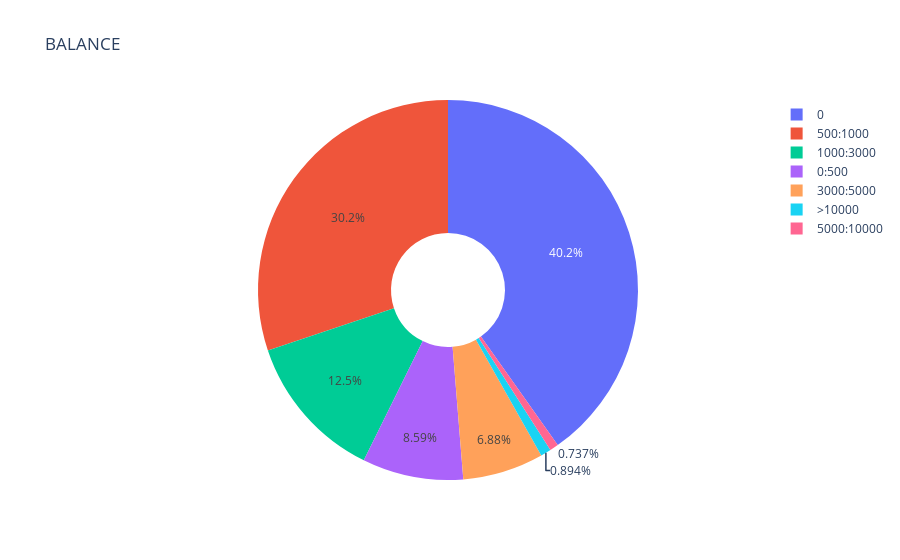
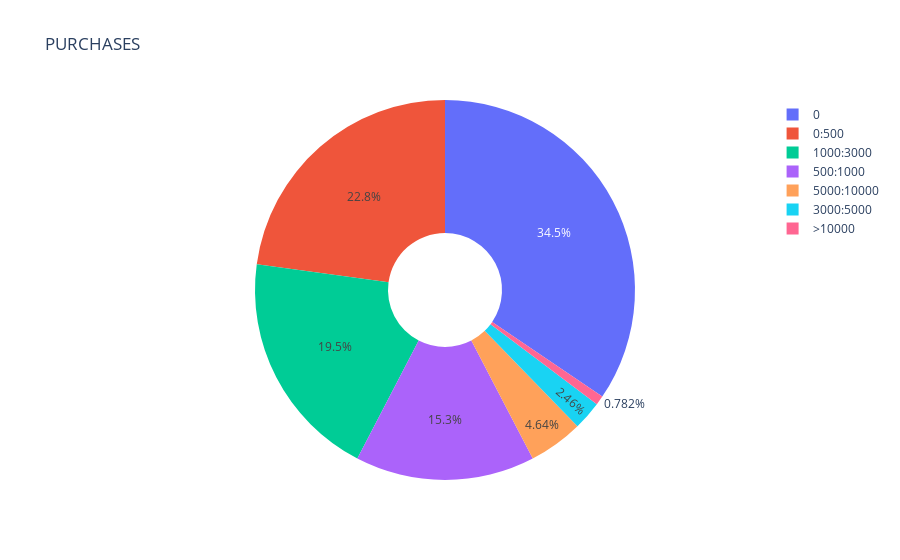
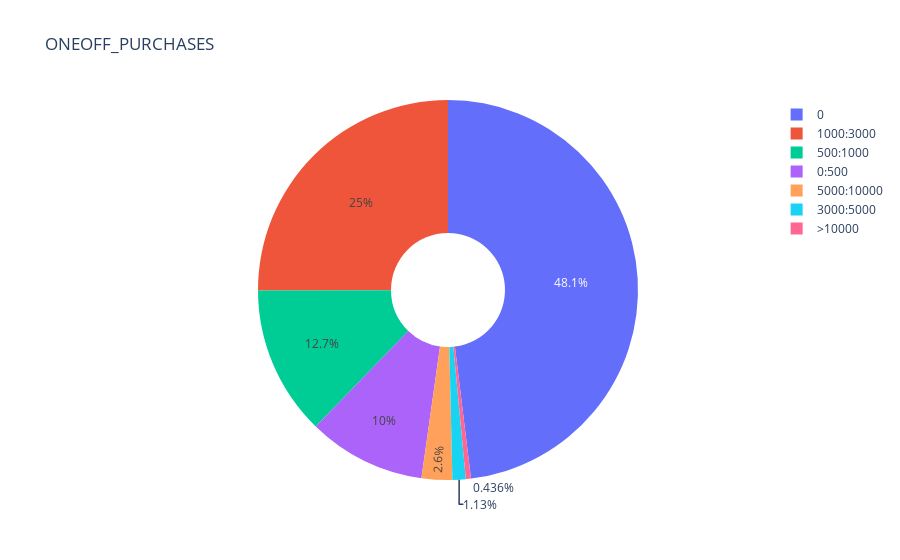
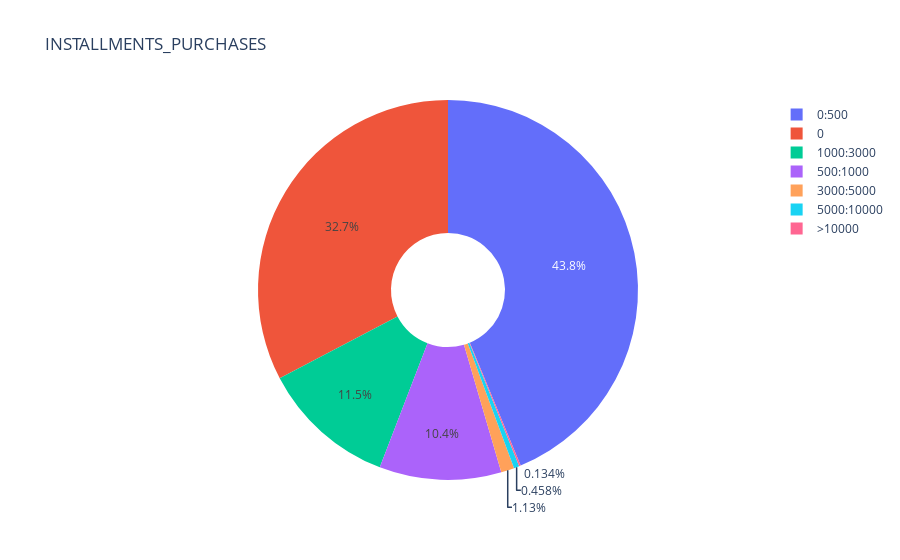

The code cell stored with these charts, in order, in its notebook:
### Code cell
labels = ['0','0:500','500:1000','1000:3000','3000:5000','5000:10000','>10000']
fig = go.Figure(data=[go.Pie(labels=labels, values=data.BALANCE_RANGE.value_counts(sort=False),hole = .3)])
fig.layout.update(title='BALANCE')
iplot(fig)

fig = go.Figure(data=[go.Pie(labels=labels, values=data.PURCHASES_RANGE.value_counts(sort=False),hole = .3)])
fig.layout.update(title='PURCHASES')
iplot(fig)

fig = go.Figure(data=[go.Pie(labels=labels, values=data.ONEOFF_PURCHASES_RANGE.value_counts(sort=False),hole = .3)])
fig.layout.update(title='ONEOFF_PURCHASES')
iplot(fig)

fig = go.Figure(data=[go.Pie(labels=labels, values=data.INSTALLMENTS_PURCHASES_RANGE.value_counts(sort=False),hole = .3)])
fig.layout.update(title='INSTALLMENTS_PURCHASES')
iplot(fig)

fig = go.Figure(data=[go.Pie(labels=labels, values=data.CASH_ADVANCE_RANGE.value_counts(sort=False),hole = .3)])
fig.layout.update(title='CASH_ADVANCE')
iplot(fig)

fig = go.Figure(data=[go.Pie(labels=labels, values=data.CREDIT_LIMIT_RANGE.value_counts(sort=False),hole = .3)])
fig.layout.update(title='CREDIT_LIMIT')
iplot(fig)

fig = go.Figure(data=[go.Pie(labels=labels, values=data.PAYMENTS_RANGE.value_counts(sort=False),hole = .3)])
fig.layout.update(title='PAYMENTS')
iplot(fig)

MINIMUM_PAYMENTS_values=[data.MINIMUM_PAYMENTS_RANGE[data['MINIMUM_PAYMENTS_RANGE']==1].count(),data.MINIMUM_PAYMENTS_RANGE[data['MINIMUM_PAYMENTS_RANGE']==2].count(),data.MINIMUM_PAYMENTS_RANGE[data['MINIMUM_PAYMENTS_RANGE']==3].count(),data.MINIMUM_PAYMENTS_RANGE[data['MINIMUM_PAYMENTS_RANGE']==4].count(),data.MINIMUM_PAYMENTS_RANGE[data['MINIMUM_PAYMENTS_RANGE']==5].count(),data.MINIMUM_PAYMENTS_RANGE[data['MINIMUM_PAYMENTS_RANGE']==6].count()]
MINIMUM_PAYMENTS_labels = ['0:500','500:1000','1000:3000','3000:5000','5000:10000','>10000']
fig = go.Figure(data=[go.Pie(labels=MINIMUM_PAYMENTS_labels, values=MINIMUM_PAYMENTS_values,hole = .3)])
fig.layout.update(title='MINIMUM_PAYMENTS')
iplot(fig)

### Figure 1 — Plotly figure (JSON) as saved in the notebook; plotly's stock layout.template omitted (floating-point values rounded to 4 significant figures)
{"data": [{"hole": 0.3, "labels": ["0", "0:500", "500:1000", "1000:3000", "3000:5000", "5000:10000", ">10000"], "type": "pie", "values": [3598, 769, 2699, 1122, 616, 66, 80]}], "layout": {"title": {"text": "BALANCE"}}}

### Figure 2 — Plotly figure (JSON) as saved in the notebook; plotly's stock layout.template omitted (floating-point values rounded to 4 significant figures)
{"data": [{"hole": 0.3, "labels": ["0", "0:500", "500:1000", "1000:3000", "3000:5000", "5000:10000", ">10000"], "type": "pie", "values": [3086, 2044, 1367, 1748, 220, 415, 70]}], "layout": {"title": {"text": "PURCHASES"}}}

### Figure 3 — Plotly figure (JSON) as saved in the notebook; plotly's stock layout.template omitted (floating-point values rounded to 4 significant figures)
{"data": [{"hole": 0.3, "labels": ["0", "0:500", "500:1000", "1000:3000", "3000:5000", "5000:10000", ">10000"], "type": "pie", "values": [4302, 897, 1137, 2241, 101, 233, 39]}], "layout": {"title": {"text": "ONEOFF_PURCHASES"}}}

### Figure 4 — Plotly figure (JSON) as saved in the notebook; plotly's stock layout.template omitted (floating-point values rounded to 4 significant figures)
{"data": [{"hole": 0.3, "labels": ["0", "0:500", "500:1000", "1000:3000", "3000:5000", "5000:10000", ">10000"], "type": "pie", "values": [2925, 3916, 928, 1027, 101, 41, 12]}], "layout": {"title": {"text": "INSTALLMENTS_PURCHASES"}}}
